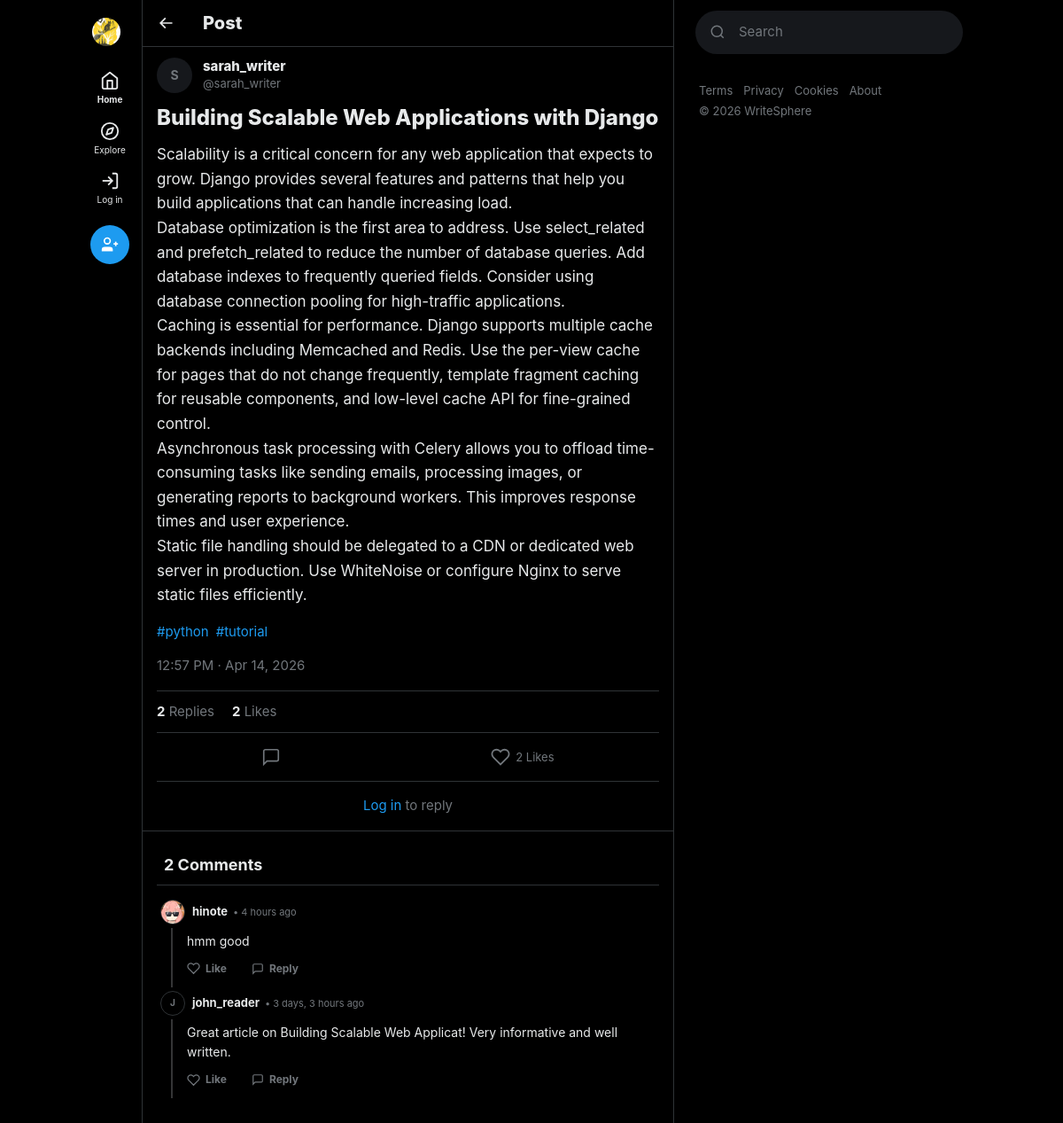
Screenshot of /post/building-scalable-web-applications-with-django-fca4b809/ with the database file from the repository.
### posts/models.py (models this page shows, shortened)
class Post(models.Model):
    class Status(models.TextChoices):
        DRAFT = 'draft', 'Draft'
        PUBLISHED = 'published', 'Published'
    title = models.CharField(max_length=250)
    slug = models.SlugField(max_length=270, unique=True, blank=True)
    author = models.ForeignKey(
        settings.AUTH_USER_MODEL,
        on_delete=models.CASCADE,
        related_name='posts',
    )
    content = models.TextField(help_text='Write your blog post content here.')
    excerpt = models.TextField(
        max_length=500,
        blank=True,
        default='',
        help_text='A short summary shown on listing pages.',
    )
    cover_image = models.ImageField(
        upload_to='posts/covers/%Y/%m/',
        blank=True,
        null=True,
        help_text='Cover image for the post.',
    )
    category = models.ForeignKey(
        Category,
        on_delete=models.SET_NULL,
        null=True,
        blank=True,
        related_name='posts',
    )
    tags = models.ManyToManyField(Tag, blank=True, related_name='posts')
    status = models.CharField(
        max_length=10,
        choices=Status.choices,
        default=Status.DRAFT,
    )
    featured = models.BooleanField(default=False, help_text='Show on featured section.')
    created_at = models.DateTimeField(auto_now_add=True)
    updated_at = models.DateTimeField(auto_now=True)
    class Meta:
        ordering = ['-created_at']
        verbose_name = 'Post'
        verbose_name_plural = 'Posts'
    @property
    def like_count(self):
        return self.likes.count()
    @property
    def comment_count(self):
        return self.comments.count()

class Tag(models.Model):
    name = models.CharField(max_length=50, unique=True)
    slug = models.SlugField(max_length=60, unique=True, blank=True)
    class Meta:
        ordering = ['name']

### users/models.py (models this page shows, shortened)
class User(AbstractUser):
    class Role(models.TextChoices):
        ADMIN = 'admin', 'Admin'
        AUTHOR = 'author', 'Author'
        READER = 'reader', 'Reader'
    role = models.CharField(
        max_length=10,
        choices=Role.choices,
        default=Role.READER,
        help_text='User role determines permissions.',
    )
    bio = models.TextField(max_length=500, blank=True, default='')
    avatar = models.ImageField(
        upload_to='avatars/%Y/%m/',
        blank=True,
        null=True,
        help_text='Profile picture',
    )
    website = models.URLField(max_length=200, blank=True, default='')
    date_of_birth = models.DateField(blank=True, null=True)
    class Meta:
        ordering = ['-date_joined']
        verbose_name = 'User'
        verbose_name_plural = 'Users'

### interactions/models.py (models this page shows, shortened)
class Comment(models.Model):
    post = models.ForeignKey(
        'posts.Post',
        on_delete=models.CASCADE,
        related_name='comments',
    )
    author = models.ForeignKey(
        settings.AUTH_USER_MODEL,
        on_delete=models.CASCADE,
        related_name='comments',
    )
    parent = models.ForeignKey(
        'self',
        null=True,
        blank=True,
        on_delete=models.CASCADE,
        related_name='replies'
    )
    content = models.TextField(max_length=1000)
    created_at = models.DateTimeField(auto_now_add=True)
    updated_at = models.DateTimeField(auto_now=True)
    @property
    def like_count(self):
        return self.likes.count()
    class Meta:
        ordering = ['-created_at']
        verbose_name = 'Comment'
        verbose_name_plural = 'Comments'

### posts/views.py (the view)
# urls.py: path('post/<slug:slug>/', views.post_detail_view, name='detail'),
def post_detail_view(request, slug):
    post = get_object_or_404(
        Post.objects.select_related('author', 'category'),
        slug=slug,
        status='published',
    )
    user_has_liked = False
    if request.user.is_authenticated:
        user_has_liked = Like.objects.filter(post=post, user=request.user).exists()
    comments = post.comments.filter(parent__isnull=True).select_related('author').order_by('-created_at')
    comment_form = CommentForm()
    liked_comment_ids = []
    if request.user.is_authenticated:
        from interactions.models import CommentLike
        liked_comment_ids = list(CommentLike.objects.filter(user=request.user).values_list('comment_id', flat=True))
    related_posts = Post.objects.filter(
        status='published',
        category=post.category,
    ).exclude(pk=post.pk)[:4]
    context = {
        'post': post,
        'comments': comments,
        'comment_form': comment_form,
        'user_has_liked': user_has_liked,
        'related_posts': related_posts,
        'liked_comment_ids': liked_comment_ids,
    }
    return render(request, 'posts/detail.html', context)

### interactions/forms.py
class CommentForm(forms.ModelForm):
    class Meta:
        model = Comment
        fields = ['content']
        widgets = {
            'content': forms.Textarea(attrs={
                'class': 'bg-transparent border-none outline-none focus:ring-0 w-full text-[17px] text-[#0F1419] dark:text-[#E7E9EA] placeholder-[#536471] dark:placeholder-[#71767B] resize-none',
                'rows': 3,
                'placeholder': 'Write your comment...',
                'required': True,
            }),
        }
        labels = {
            'content': '',
        }

### interactions/context_processors.py (called while the page is built, shortened)
def unread_notification_count(request):
    if request.user.is_authenticated:
        count = Notification.objects.filter(
            recipient=request.user,
            is_read=False,
        ).count()
        return {'unread_notification_count': count}
    return {'unread_notification_count': 0}

def active_notes_processor(request):
    return {'active_notes': []}

### interactions/templatetags/comment_tags.py (called while the page is built)
@register.filter
def render_mentions(text):
    if not text:
        return ""
    escaped_text = escape(text)
    pattern = r'@([\w.-]+)'
    replacement = r'<a href="/users/profile/\1/" class="text-[#1D9BF0] hover:underline cursor-pointer group-hover/mention:underline font-medium">@\1</a>'
    html = re.sub(pattern, replacement, escaped_text)
    html = html.replace('\n', '<br>')
    return mark_safe(html)

### templates/posts/detail.html (shortened to what this page needs)
{% extends 'base.html' %}
{% load humanize %}
{% block content %}
<div class="sticky top-0 z-40 bg-white/80 dark:bg-black/80 backdrop-blur-xl px-4 py-2 flex items-center gap-6 border-b border-[#EFF3F4] dark:border-[#2F3336]">
    <a href="{% url 'posts:home' %}" class="p-2 -ml-2 rounded-full hover:bg-black/5 dark:hover:bg-white/5 transition-colors text-[#0F1419] dark:text-[#E7E9EA]">
        <svg viewBox="0 0 24 24" class="w-5 h-5" fill="currentColor"><path d="M7.414 13l5.043 5.04-1.414 1.42L3.586 12l7.457-7.46 1.414 1.42L7.414 11H21v2H7.414z"/></svg>
    </a>
    <h1 class="text-xl font-extrabold">Post</h1>
</div>
<article class="px-4 pt-3 border-b border-[#EFF3F4] dark:border-[#2F3336]">
    <div class="flex gap-3 mb-3">
        <div class="w-10 h-10 rounded-full bg-[#F7F9F9] dark:bg-[#16181C] flex items-center justify-center text-sm font-bold text-[#536471] dark:text-[#71767B] flex-shrink-0 overflow-hidden">
            {% if post.author.avatar %}
                <img src="{{ post.author.avatar.url }}" class="w-full h-full object-cover rounded-full">
            {% else %}
                {{ post.author.username|first|upper }}
            {% endif %}
        </div>
        <div class="flex flex-col justify-center flex-1 min-w-0">
            <a href="{% url 'users:profile' username=post.author.username %}" class="font-extrabold text-[15px] text-[#0F1419] dark:text-[#E7E9EA] no-underline hover:underline leading-tight">{{ post.author.get_full_name|default:post.author.username }}</a>
            <span class="text-[#536471] dark:text-[#71767B] text-[13px]">@{{ post.author.username|lower }}</span>
        </div>
    </div>
    <div class="text-[17px] leading-relaxed mb-4">
        <h2 class="text-2xl font-extrabold mb-3 text-[#0F1419] dark:text-[#E7E9EA]">{{ post.title }}</h2>
        <div class="text-[#0F1419] dark:text-[#E7E9EA]">{{ post.content|linebreaks }}</div>
    </div>
    {% if post.tags.all %}
    <div class="flex flex-wrap gap-2 mb-4">
        {% for tag in post.tags.all %}
        <a href="{% url 'posts:home' %}?tag={{ tag.slug }}" class="text-xblue no-underline text-[15px] hover:underline">#{{ tag.name|cut:"#" }}</a>
        {% endfor %}
    </div>
    {% endif %}
    <div class="text-[#536471] dark:text-[#71767B] text-[15px] pb-4 border-b border-[#EFF3F4] dark:border-[#2F3336]">
        {{ post.created_at|date:"g:i A · M j, Y" }}
    </div>
    <div class="flex gap-5 py-3 border-b border-[#EFF3F4] dark:border-[#2F3336] text-[15px]">
        <span><strong class="text-[#0F1419] dark:text-[#E7E9EA]">{{ post.comment_count }}</strong> <span class="text-[#536471] dark:text-[#71767B]">Replies</span></span>
        <span><strong class="text-[#0F1419] dark:text-[#E7E9EA]">{{ post.like_count }}</strong> <span class="text-[#536471] dark:text-[#71767B]">Likes</span></span>
    </div>
    <div class="flex justify-around py-1 border-b border-[#EFF3F4] dark:border-[#2F3336]">
        <span class="x-action-btn x-action-reply p-3" onclick="replyToUser('{{ post.author.username }}')" title="Reply">
            <svg viewBox="0 0 24 24" class="w-[22px] h-[22px]" fill="none" stroke="currentColor" stroke-width="1.8"><path d="M21 15a2 2 0 0 1-2 2H7l-4 4V5a2 2 0 0 1 2-2h14a2 2 0 0 1 2 2z"/></svg>
        </span>
        {% if user.is_authenticated %}
        <form method="POST" action="{% url 'interactions:like_toggle' post_id=post.pk %}" class="inline">
            {% csrf_token %}
            <button type="submit" title="Like" class="x-action-btn x-action-like p-3 {% if user_has_liked %}liked{% endif %}">
                <svg viewBox="0 0 24 24" class="w-[22px] h-[22px]" {% if user_has_liked %}fill="currentColor"{% else %}fill="none" stroke="currentColor" stroke-width="2"{% endif %}><path d="M20.84 4.61a5.5 5.5 0 0 0-7.78 0L12 5.67l-1.06-1.06a5.5 5.5 0 0 0-7.78 7.78l1.06 1.06L12 21.23l7.78-7.78 1.06-1.06a5.5 5.5 0 0 0 0-7.78z"/></svg>
                <span>{{ post.like_count }} Likes</span>
            </button>
        </form>
        {% else %}
        <span class="x-action-btn x-action-like p-3" title="Like">
            <svg viewBox="0 0 24 24" class="w-[22px] h-[22px]" fill="none" stroke="currentColor" stroke-width="2"><path d="M20.84 4.61a5.5 5.5 0 0 0-7.78 0L12 5.67l-1.06-1.06a5.5 5.5 0 0 0-7.78 7.78l1.06 1.06L12 21.23l7.78-7.78 1.06-1.06a5.5 5.5 0 0 0 0-7.78z"/></svg>
            <span>{{ post.like_count }} Likes</span>
        </span>
        {% endif %}
    </div>
    {% if user.is_authenticated %}
    <div class="flex gap-3 py-3">
        <div class="w-10 h-10 rounded-full bg-[#F7F9F9] dark:bg-[#16181C] flex items-center justify-center text-sm font-bold text-[#536471] dark:text-[#71767B] flex-shrink-0 overflow-hidden">
            {% if user.avatar %}<img src="{{ user.avatar.url }}" class="w-full h-full object-cover rounded-full">{% else %}{{ user.username|first|upper }}{% endif %}
        </div>
        <form method="POST" action="{% url 'interactions:comment_add' post_id=post.pk %}" class="flex-1">
            {% csrf_token %}
            <input type="hidden" name="parent_id" id="parent_id_input" value="">
            <div class="mb-2">
                {{ comment_form.content }}
            </div>
            <div class="flex justify-end">
                <button type="submit" class="bg-xblue hover:bg-xblue_h text-white font-bold text-[15px] px-5 py-2 rounded-full border-none cursor-pointer transition-colors">Reply</button>
            </div>
        </form>
    </div>
    {% else %}
    <div class="text-center py-4 text-[#536471] dark:text-[#71767B] text-[15px]">
        <a href="{% url 'users:login' %}" class="text-xblue no-underline hover:underline">Log in</a> to reply
    </div>
    {% endif %}
</article>
<div class="px-2 sm:px-4 py-4 pt-6 min-h-[50vh]">
    <h3 class="text-lg font-bold mb-4 px-2 text-[#0F1419] dark:text-[#E7E9EA] border-b border-[#EFF3F4] dark:border-[#2F3336] pb-2">{{ post.comment_count }} Comments</h3>
    {% if comments %}
        {% include "posts/comment_thread.html" with comments=comments %}
    {% endif %}
</div>
{% endblock %}

### templates/posts/comment_thread.html (shortened to what this page needs)
{% load humanize %}{% load comment_tags %}
{% for comment in comments %}
<div class="relative group mt-1 bg-transparent">
    <div class="flex items-center gap-2 mb-1 pl-1">
        <div class="w-7 h-7 rounded-full bg-white dark:bg-black border border-[#EFF3F4] dark:border-[#2F3336] flex items-center justify-center text-[10px] font-bold text-[#536471] dark:text-[#71767B] flex-shrink-0 overflow-hidden z-10">
            {% if comment.author.avatar %}<img src="{{ comment.author.avatar.url }}" class="w-full h-full object-cover">{% else %}{{ comment.author.username|first|upper }}{% endif %}
        </div>
        <div class="flex items-baseline gap-1.5">
            <span class="font-bold text-[13px] text-[#0F1419] dark:text-[#E7E9EA] hover:underline cursor-pointer">{{ comment.author.username }}</span>
            <span class="text-[#536471] dark:text-[#71767B] text-[11px]">• {{ comment.created_at|naturaltime }}</span>
        </div>
    </div>
    <div class="ml-2 sm:ml-[16px] pl-2 sm:pl-[16px] relative border-l-2 border-[#EDEFF1] dark:border-[#343536] group-hover:border-[#D7DADD] dark:group-hover:border-[#4D4E50] border-solid pb-2 transition-colors">
        <div class="text-[14px] leading-relaxed text-[#0F1419] dark:text-[#E7E9EA] pt-1 mb-1.5 break-words w-full">{{ comment.content|render_mentions }}</div>
            <div class="flex items-center gap-3 -ml-2 text-[#536471] dark:text-[#71767B]">
                <button data-comment-id="{{ comment.id }}" onclick="toggleCommentLike('{{ comment.id }}', this)" class="flex items-center gap-1.5 hover:bg-[#F91880]/10 py-1 px-2 rounded-full transition-colors text-[12px] font-bold cursor-pointer bg-transparent border-none font-sans {% if comment.id in liked_comment_ids %}text-[#F91880]{% else %}text-[#536471] dark:text-[#71767B]{% endif %} hover:text-[#F91880] dark:hover:text-[#F91880]">
                    <svg viewBox="0 0 24 24" class="w-[15px] h-[15px]" fill="{% if comment.id in liked_comment_ids %}currentColor{% else %}none{% endif %}" stroke="currentColor" stroke-width="2"><path d="M20.84 4.61a5.5 5.5 0 0 0-7.78 0L12 5.67l-1.06-1.06a5.5 5.5 0 0 0-7.78 7.78l1.06 1.06L12 21.23l7.78-7.78 1.06-1.06a5.5 5.5 0 0 0 0-7.78z"/></svg>
                    <span class="comment-like-count">{% if comment.like_count > 0 %}{{ comment.like_count }}{% else %}Like{% endif %}</span>
                </button>
                <button onclick="replyToUser('{{ comment.author.username }}', '{{ comment.id }}')" class="flex items-center gap-1.5 hover:bg-black/5 dark:hover:bg-white/5 py-1 px-2 rounded-full transition-colors text-[12px] font-bold cursor-pointer bg-transparent border-none font-sans text-[#536471] dark:text-[#71767B]">
                    <svg viewBox="0 0 24 24" class="w-[14px] h-[14px]" fill="none" stroke="currentColor" stroke-width="2"><path d="M21 15a2 2 0 0 1-2 2H7l-4 4V5a2 2 0 0 1 2-2h14a2 2 0 0 1 2 2z"/></svg>
                    Reply
                </button>
        </div>
    </div>
</div>
{% endfor %}

### static/css/x_layout.css (style rules this page uses)
:root { --x-accent: #1D9BF0; --x-accent-hover: #1A8CD8; --x-accent-light: rgba(29,155,240,0.1); --x-like: #F91880; --x-like-light: rgba(249,24,128,0.1); --x-repost: #00BA7C; --x-repost-light: rgba(0,186,124,0.1); --x-danger: #F4212E; }
.x-action-btn { display: inline-flex; align-items: center; gap: 6px; padding: 8px; border-radius: 9999px; font-size: 13px; transition: all 0.15s ease; cursor: pointer; border: none; background: transparent; font-family: inherit; }
.x-action-reply { color: #71767B; }
.x-action-like { color: #71767B; }

### rows the page displays
Post: author.username|first "S", author.get_full_name "sarah_writer", author.username "sarah_writer", title "Building Scalable Web Applications with Django", content "Scalability is a critical concern for any web application that expects to grow. Django provides several features and patterns that help you build applications that can handle increasing load. Database optimization is the first area to address. Use select_related and prefetch_related to reduce the number of database queries. Add database indexes to frequently queried fields. Consider using database connection pooling for high-traffic applications. Caching is essential for performance. Django supports multiple cache backends including Memcached and Redis. Use the per-view cache for pages that do not change frequently, template fragment caching for reusable components, and low-level cache API…", created_at "12:57 PM · Apr 14, 2026", comment_count "2", like_count "2"
Tag: name "python"
Tag: name "tutorial"
Comment: author.avatar (picture), author.username "hinote", created_at "4 hours ago", content|render_mentions "hmm good", shows "Like"
Comment: author.username|first "J", author.username "john_reader", created_at "3 days, 3 hours ago", content|render_mentions "Great article on Building Scalable Web Applicat! Very informative and well written.", shows "Like"
